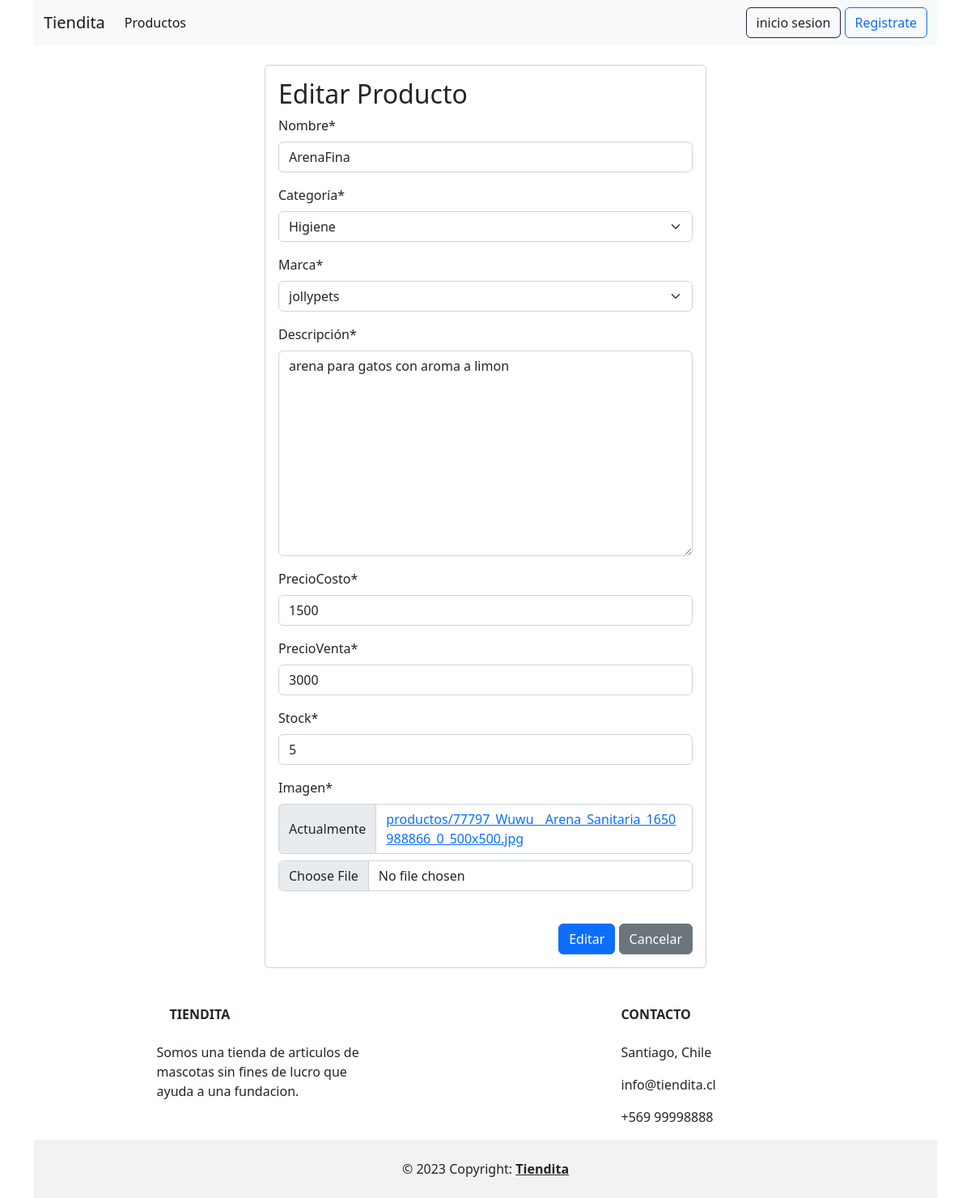
Page /editar_productos/1/ on the committed database.
### tienda/models.py (models this page shows, shortened)
class Producto(models.Model):
    nombre = models.CharField(max_length=100)
    categoría = models.ForeignKey(Categoria, on_delete=models.PROTECT)
    marca = models.ForeignKey(Marca, on_delete=models.PROTECT)
    descripción = models.TextField()
    precioCosto = models.IntegerField()
    precioVenta = models.IntegerField()
    stock = models.IntegerField()
    imagen = models.ImageField(upload_to="productos", null=True)

class Categoria(models.Model):
    nombre = models.CharField(max_length=50)
    activo = models.BooleanField(default=True)
    def __str__(self):
        return self.nombre

class Marca(models.Model):
    nombre = models.CharField(max_length=50)
    activo = models.BooleanField(default=True)
    def __str__(self):
        return self.nombre

### tienda/views.py (the view, shortened to what this page needs)
# urls.py: path('editar_productos/<id>/', editar_productos, name="editar_productos"),
def editar_productos(request, id):
    producto = get_object_or_404(Producto, id=id)
    data = {
        'form': ProductoForm(instance=producto)
    }
    return render(request, 'administracion/editar_productos.html',data)

### tienda/forms.py
class ProductoForm(forms.ModelForm):
    class Meta:
        model = Producto
        fields = '__all__'

### tienda/templates/administracion/editar_productos.html (shortened to what this page needs)
{% extends 'base.html' %}
{% load static %}
{% block contenido %}
{% load crispy_forms_tags %}
<br>
<div class="row">
     <div class="col-12 col-md-6 offset-md-3">
        <div class="card">
            <div class="card-body">
        <h2>Editar Producto</h2>
        <form action="" class="formulario_producto" method="post" enctype="multipart/form-data">
            {{ form | crispy }}
            <br>
            <div class="d-flex justify-content-end" >
                <button type="submit" id="btnEnviar" class="btn btn-primary">Editar</button>
                <button type="reset" id="btnLimpiar" class="btn btn-secondary">Cancelar</button>
            </div>
            </form>
        </div>
    </div>
</div>
</div>
{% endblock %}

### rows in the picture
Producto: nombre "ArenaFina", categoría "Higiene", marca "jollypets", descripción "arena para gatos con aroma a limon", precioCosto "1500", precioVenta "3000", stock "5"
